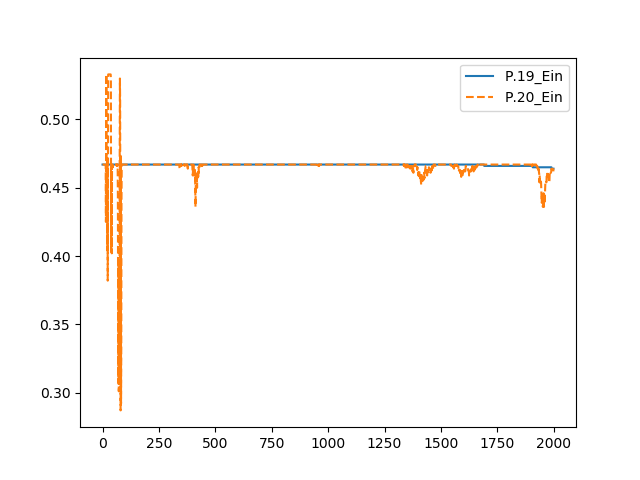

Generate this figure with Python:
import numpy as np
import matplotlib.pyplot as plt
import math

fptr = open("hw3_train.txt" , "r")
data_train_X=[ ]
data_train_Y=[ ]
temp_list=[ ]
for line in fptr:
    temp_list=([float(x) for x in line.split()])
    #temp_list.insert(0, float(1))
    data_train_Y.append(float(temp_list[-1]))
    temp_list.pop();
    data_train_X.append(temp_list)
fptr.close()
data_train_size=len(data_train_X)
dimension = len(data_train_X[0])

fptr = open("hw3_test.txt" , "r")
data_test_X=[ ]
data_test_Y=[ ]
for line in fptr:
    temp_list=([float(x) for x in line.split()])
    #temp_list.insert(0, float(1))
    data_test_Y.append(float(temp_list[-1]))
    temp_list.pop();
    data_test_X.append(temp_list)
fptr.close()
data_test_size=len(data_test_X)


def check_Ein(w):
    err = 0
    for index1 in range(data_train_size):
        if data_train_Y[index1] != np.sign(np.dot(np.array(data_train_X[index1]), w)):
            err += 1
    return err/data_train_size

def check_Eout(w):
    err = 0
    for index1 in range(data_test_size):
        if data_test_Y[index1] != np.sign(np.dot(np.array(data_test_X[index1]), w)):
            err += 1
    return err/data_test_size

def sigmoid(X):
    return 1.0/(1.0+math.exp(X))

def GD(w):
    gradient = np.array([0.0]*dimension)
    for index in range(data_train_size):
        gradient += sigmoid( data_train_Y[index]*(np.dot(data_train_X[index], w)) )*-data_train_Y[index]*np.array(data_train_X[index])
    return gradient/data_train_size

def SGD(w, t):
    index = t%data_train_size
    gradient = sigmoid( data_train_Y[index]*(np.dot(data_train_X[index], w)) )*-data_train_Y[index]*np.array(data_train_X[index])
    return gradient

T = 2000
ita = 0.001
Ein_array1 = [ ]
Ein_array2 = [ ]
Ein_array3 = [ ]
Ein_array4 = [ ]
w_GD = np.array([0.0]*dimension)
w_SGD = np.array([0.0]*dimension)
for t in range(T):
    w_GD -= ita * GD(w_GD)
    w_SGD -= ita * SGD(w_SGD, t)
    #print(w_SGD)
    Ein_array1.append(check_Ein(w_GD))
    Ein_array2.append(check_Ein(w_SGD))
    #Ein_array3.append(check_Eout(w_GD))
    #Ein_array4.append(check_Eout(w_SGD))
    print('iter : ', t)
#print(chech_Ein(w_out))
plt.plot(Ein_array1, label='P.19_Ein')
plt.plot(Ein_array2, label='P.20_Ein',linestyle='--')
#plt.plot(Ein_array3, label='P.19_Eout')
#plt.plot(Ein_array4, label='P.20_Eout',linestyle='--')
plt.legend(loc='upper right')
plt.show()
#print(np.shape(np.mat(data_train_X)))
#print(data_train_size, data_test_size)
#print ( data_train[0] )
#print ( np.mat(data_train[0]) )
